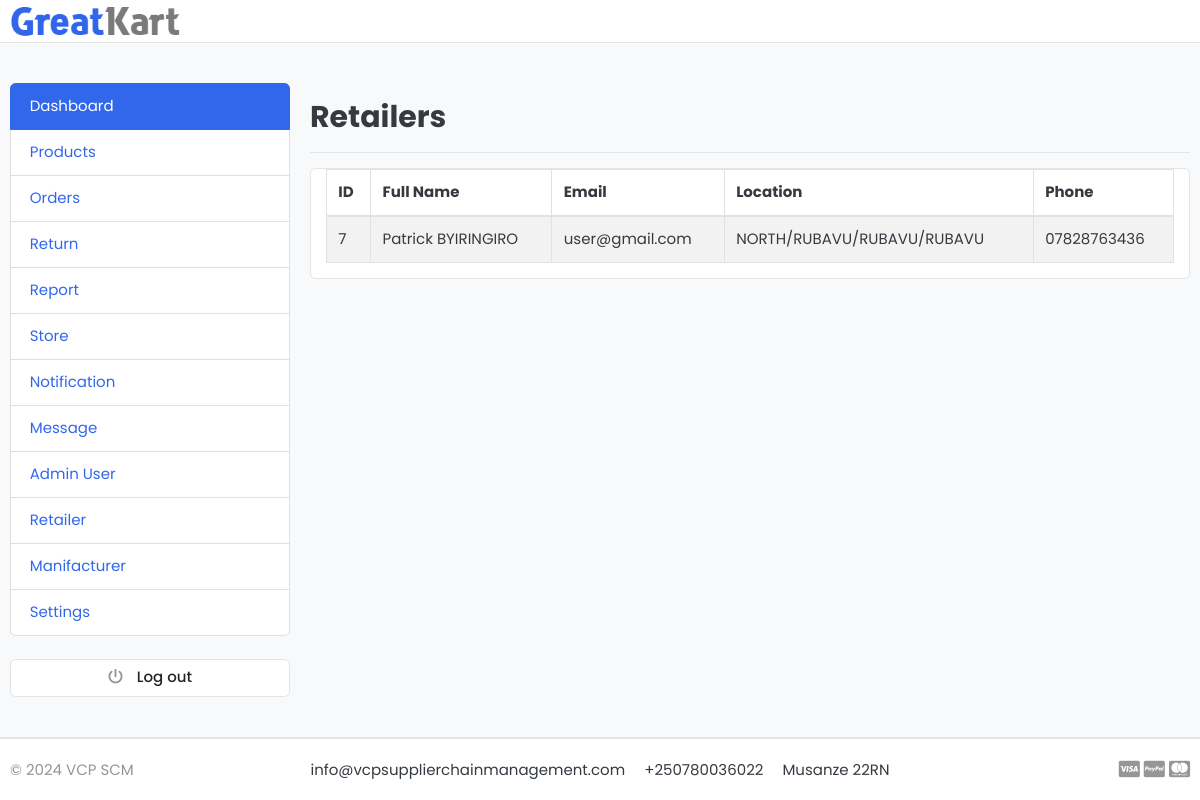
The app's page /retailer.php with its own data.
### tables this page shows
CREATE TABLE `users` (
  `id` int(11) NOT NULL,
  `firstname` varchar(255) NOT NULL,
  `lastname` varchar(255) NOT NULL,
  `email` varchar(255) NOT NULL,
  `gender` enum('Male','Female') NOT NULL,
  `province` varchar(255) NOT NULL,
  `district` varchar(255) NOT NULL,
  `sector` varchar(255) NOT NULL,
  `cell` varchar(255) NOT NULL,
  `phone` varchar(20) NOT NULL,
  `role` varchar(50) NOT NULL DEFAULT 'user',
  `password_hash` varchar(255) NOT NULL
);

### retailer.php (the view, shortened to what this page needs)
<?php
include 'config.php';
$sql = "SELECT * FROM users WHERE role='user'";
$result = mysqli_query($conn, $sql);
?>
<?php
include 'components/admin_header.php';
?>
<section class="section-conten padding-y bg">
<div class="container">
	<div class="row">
	<?php
include 'components/sidebar.php';
?>
	<main class="col-md-9">
	<div class="d-flex justify-content-between flex-wrap flex-md-nowrap align-items-center pt-3 pb-2 mb-3 border-bottom">
        <h1 class="h2">Retailers</h1>
      </div>
    <article class="card">
		<div class="table-responsive pl-3 pr-3">
<table class="table table-bordered table-striped">
<thead>
		<tr>
			<th>ID</th>
			<th>Full Name</th>
			<th>Email</th>
			<th>Location</th>
			<th>Phone</th>
		</tr>
	</thead>
	<tbody>
		<?php
		if (mysqli_num_rows($result) > 0) {
			while($row = mysqli_fetch_assoc($result)) {
				echo "<tr>";
				echo "<td>" . $row["id"] . "</td>";
				echo "<td>" . $row["firstname"] ." ". $row["lastname"] . "</td>";
				echo "<td>" . $row["email"] . "</td>";
				echo "<td>" . $row["province"] .'/'. $row["district"] .'/'. $row["sector"].'/'. $row["cell"]  ."</td>";
				echo "<td>" . $row["phone"] . "</td>";
				echo "</tr>";
			}
		} else {
			echo "<tr><td colspan='7'>No user found</td></tr>";
		}
		?>
	</tbody>
</table>
		</div>
		</article>
	</main>
</div>
</div>
</section>
<?php include 'components/footer.php'; ?>

### css/ui.css (style rules this page uses)
html { font-family: "Inter", sans-serif; font-size: 15px; }
.padding-y { padding-top: 40px; padding-bottom: 40px; }
article:after, .form-group:after { display: block; clear: both; content: ""; }
.bg { background-color: #f8f9fa; }

### style.css (style rules this page uses)
* { margin: 0; padding: 0; box-sizing: border-box; font-family: 'Poppins', sans-serif; }

### records on screen
users: id "7", firstname "Patrick", lastname "BYIRINGIRO", email "user@gmail.com", province "NORTH", district "RUBAVU", sector "RUBAVU", cell "RUBAVU", phone "07828763436"
